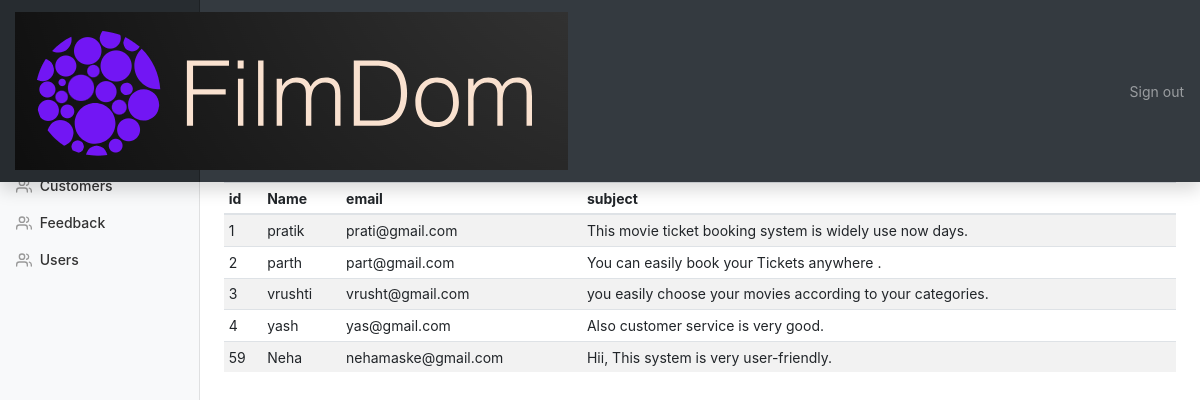
The page /admin/feedback.php (signed in) on the database its author committed.
### tables this page shows
CREATE TABLE `feedback` (
  `id` int(100) NOT NULL,
  `name` varchar(100) NOT NULL,
  `email` varchar(50) NOT NULL,
  `massage` varchar(100) NOT NULL
);

### admin/feedback.php (the view, shortened to what this page needs)
<!doctype html>
<html lang="en">
  <head>
<?php include_once("./templates/top.php"); ?>
<?php include_once("./templates/navbar.php"); ?>
<div class="container-fluid">
  <div class="row">
    <?php include "./templates/sidebar.php"; ?>
      <div class="row">
      	<div class="col-10">
      		<h2>Feedback</h2>
      	</div>
      	<div class="col-2">
      	</div>
      </div>
      <div class="table-responsive">
        <table class="table table-striped table-sm">
          <thead>
            <tr>
              <th>id</th>
              <th>Name</th>
              <th>email</th>
              <th>subject</th>
            </tr>
          </thead>
          <tbody id="product_list">
           <?php
include_once 'Database.php';
$result = mysqli_query($conn,"SELECT * FROM feedback");
if (mysqli_num_rows($result) > 0) {
  while($row = mysqli_fetch_array($result)) {
    $id=$row['id'];?>
    <tr>
              <td><?php echo $row['id'];?></td>
              <td><?php echo $row['name'];?></td>
              <td><?php echo $row['email'];?></td>
              <td><?php echo $row['massage'];?></td>
            </tr>
  <?php
  }
}
?>
          </tbody>
        </table>
      </div>
    </main>
  </div>
</div>
<?php include_once("./templates/footer.php"); ?>

### admin/css/dashboard.css (style rules this page uses)
body { font-size: .875rem; }

### rows shown on the page
feedback: id "1", name "pratik", email "prati@gmail.com", massage "This movie ticket booking system is widely use now days."
feedback: id "2", name "parth", email "part@gmail.com", massage "You can easily book your Tickets anywhere ."
feedback: id "3", name "vrushti", email "vrusht@gmail.com", massage "you easily choose your movies according to your categories."
feedback: id "4", name "yash", email "yas@gmail.com", massage "Also customer service is very good."
feedback: id "59", name "Neha", email "nehamaske@gmail.com", massage "Hii, This system is very user-friendly."
